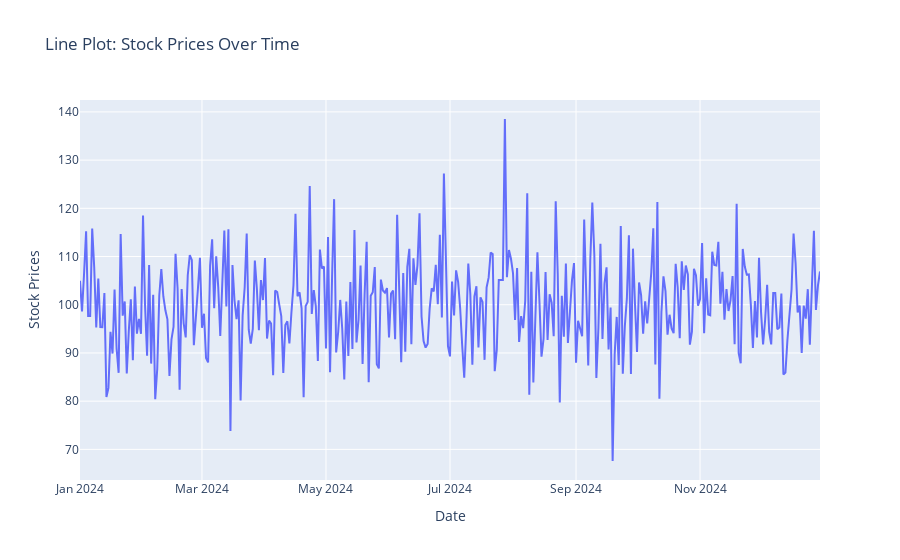

This figure's notebook cell:
### Code cell
# the def keyword defines a function called interactive_line_plot that doesn't take any arguments. 
# when called, it will execute the code inside the function to generate and show an interactive line plot.

# line plot
def interactive_line_plot():
    fig = px.line(data, x='Date', y='Stock Prices', title='Line Plot: Stock Prices Over Time')
    fig.show()

# call the interactive functions
interactive_line_plot()

### Figure 1 — Plotly figure (JSON) as saved in the notebook; plotly's stock layout.template omitted (floating-point values rounded to 4 significant figures; data arrays with more than 128 entries replaced by an {"elided": "..."} marker saying what was removed)
{"data": [{"hovertemplate": "Date=%{x}<br>Stock Prices=%{y}<extra></extra>", "legendgroup": "", "line": {"color": "#636efa", "dash": "solid"}, "marker": {"symbol": "circle"}, "mode": "lines", "name": "", "orientation": "v", "showlegend": false, "type": "scatter", "x": {"elided": "365 str values"}, "xaxis": "x", "y": {"elided": "365 float values"}, "yaxis": "y"}], "layout": {"legend": {"tracegroupgap": 0}, "title": {"text": "Line Plot: Stock Prices Over Time"}, "xaxis": {"anchor": "y", "domain": [0, 1], "title": {"text": "Date"}}, "yaxis": {"anchor": "x", "domain": [0, 1], "title": {"text": "Stock Prices"}}}}
